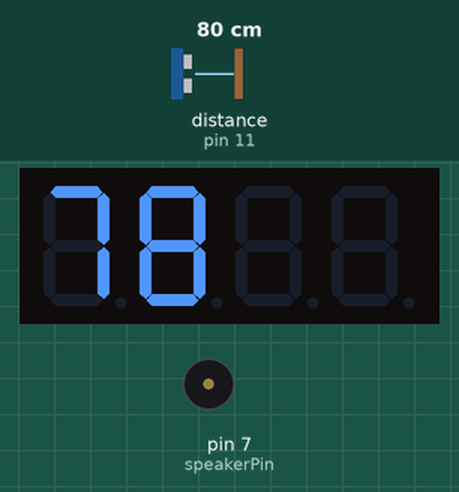
A sketch run on a simulated Arduino Uno, built with avr-gcc and run on an emulated ATmega328P. Parts: 4-digit seven-segment display, buzzer (waves = sounding, pin HIGH). Wiring (inferred from the names in the program): ultrasonic range finder: trigger pin 12; echo pin 11. The test bench sets the inputs (shaded band); at power-on: distance to the obstacle (sensor on pin 11) 80 cm. The echo pulse lasts 58.3 µs per cm; pins used as bus, display or sensor lines are not drawn; what the sketch prints to the serial monitor is not drawn.

Above: at 3.2 s.
3.3 s: distance to the obstacle (sensor on pin 11) set to 2 cm
At 4.3 s:
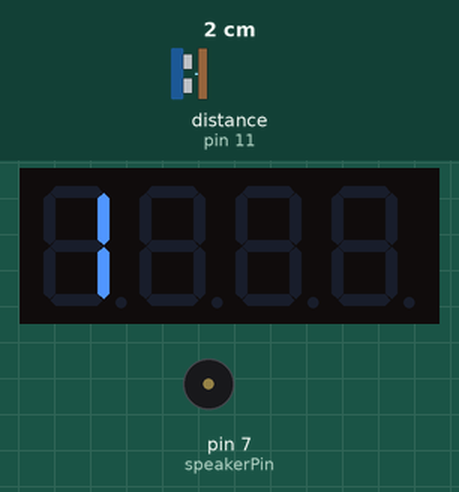
4.8 s: distance to the obstacle (sensor on pin 11) set to 120 cm
At 5.5 s:
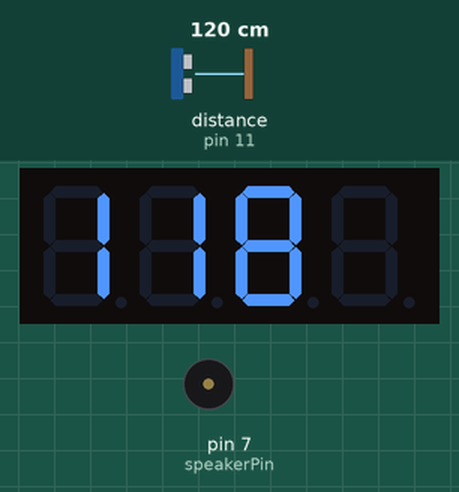
6.3 s: distance to the obstacle (sensor on pin 11) set to 4 cm
At 7.5 s:
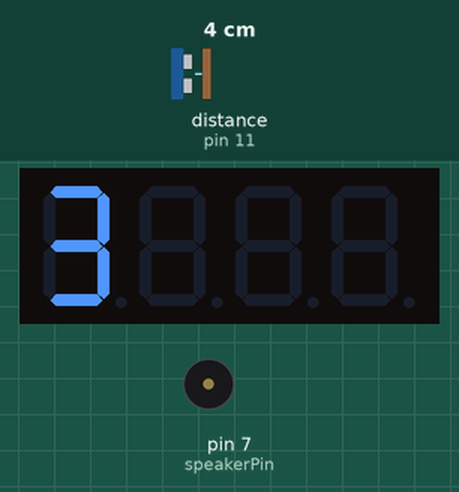
7.8 s: distance to the obstacle (sensor on pin 11) set to 250 cm
At 9.0 s:
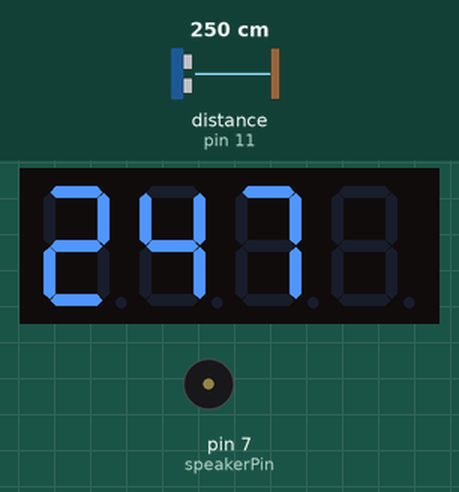
Timing chart, 0 to 10.8 s (numbered marks = the images above; inputs shaded):
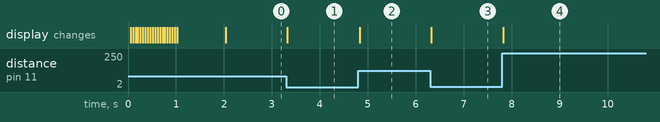

Measured:
- after the input at 3.3 s, the display: changes at once (image 1)
- after the input at 4.8 s, the display: changes at once (image 2)
- after the input at 6.3 s, the display: changes at once (image 3)
- after the input at 7.8 s, the display: changes at once (image 4)

The sketch:

HeightMeasurement.ino
```cpp
#include <NewPing.h>
#include "SevenSegmentTM1637.h"

const int trigPin = 12;
const int echoPin = 11;
const int speakerPin = 7;
const byte PIN_CLK = A4;
const byte PIN_DIO = A5;
SevenSegmentTM1637    display(PIN_CLK, PIN_DIO);

long duration;
int distance;
int beepCount = 0;

void setup() {
  pinMode(trigPin, OUTPUT);
  pinMode(echoPin, INPUT);
  pinMode(speakerPin, OUTPUT);
  display.begin();
  display.setBacklight(100);
  display.print("INIT");
  delay(1000);
  Serial.begin(9600);
}

void loop() {

  digitalWrite(trigPin, LOW);
  delayMicroseconds(2);

  digitalWrite(trigPin, HIGH);
  delayMicroseconds(10);
  digitalWrite(trigPin, LOW);

  duration = pulseIn(echoPin, HIGH);

  distance = duration * 0.034 / 2;

  Serial.print("Distance: ");
  Serial.println(distance);
  display.clear();
  if (distance > 500){
    display.print("NOPE");
    }
  else{display.print(distance);}
}
```
